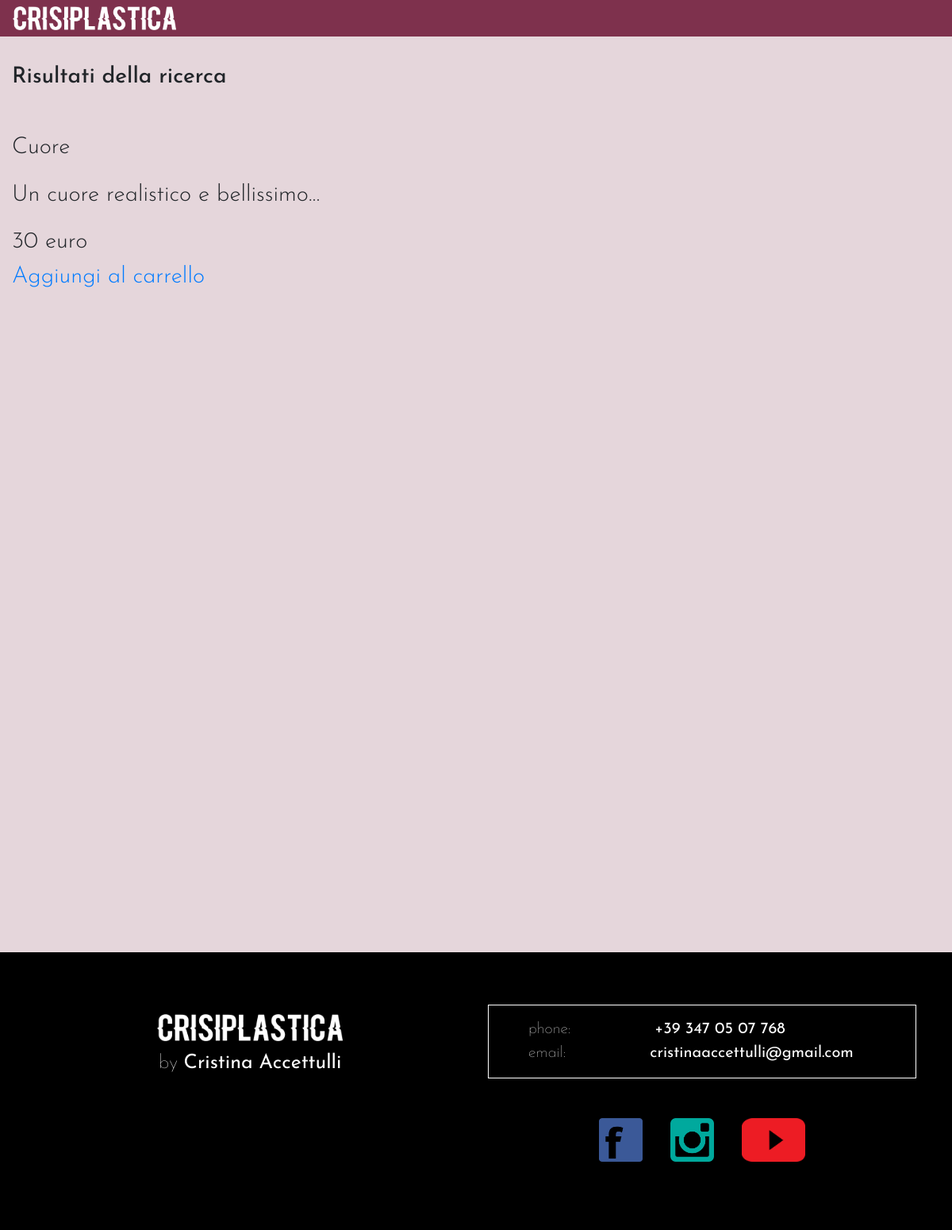
/ricerca.php?ricerca=Cuore, run on the app's committed database.
### tables this page shows
CREATE TABLE `articoli_cp` (
  `id` int(11) NOT NULL,
  `categoria` varchar(45) DEFAULT NULL,
  `nome` varchar(45) DEFAULT NULL,
  `note_realizzazione` varchar(10000) DEFAULT NULL,
  `prezzo` varchar(45) DEFAULT NULL,
  `nome_file` varchar(45) NOT NULL,
  `vendita` varchar(20) NOT NULL
);

### ricerca.php (the view, shortened to what this page needs)
<!DOCTYPE html>
<html lang="it">
  <head>
    <link rel="stylesheet" href="css/bootstrap.css">
    <link rel="stylesheet" href="css/crisiplastica_s.css">
    <link rel="stylesheet" type="text/css" href="fancybox/jquery.fancybox.css">
</head>
  <body style="height:100%;">
    <nav class="navbar navbar-expand-lg fixed-top navbar-dark">
        <img src="Images/logoCrisiplastica.png" height="30" alt="logo-crisiplastica">
    </nav>
      <header id="contenitore" class="container-fluid">
            <div class="container" id="sottopancia">
                <div class="row">
                    <div class="col" id="testo_sottop" style="border:0px solid blue;">
  <?php
        $connessione = new mysqli("localhost","root","root","prova");
        $query_ricerca = "SELECT * FROM articoli_cp where nome like '%".$_REQUEST["ricerca"]."%' limit 9";
  ?>
      <div class="row">
        <div class="cl-lg-12">
                  <h3>Risultati della ricerca</h3>
            <?php
              if (!($risultato = $connessione->query($query_ricerca)))
                die("Query sui prodotti fallita!");
              $i=1;
              $n=0;
              while ($riga = $risultato->fetch_array()) {
                    $id=$riga["id"];
                    $nome = $riga["nome"];
                    $note_realizzazione=substr($riga["note_realizzazione"],0,100)."...";
                    $prezzo=$riga["prezzo"];
                    $nome_file=$riga["nome_file"];
                    if ($i==1) {
                      echo "<div>";
                    }
                    echo "<div>";
                    echo "<div>";
                    echo "<article data-src='".$nome_file."'>";
                    echo "<p>$nome";
                    echo "<p>$note_realizzazione";
                    echo "<p> $prezzo euro";
                    echo "<br><a href='aggiungicarrello.php?id=".$id."'>Aggiungi al carrello</a>";
                    echo "</p>";
                    echo "</article>";
                    echo "</div>";
                    if ($i==3) {
                      echo "</div>";
                      $i=1;
                    } else {
                      $i++;
                    }
                    $n++;
              }
              if ($n>0 && $i!=1) {
                echo "</div>";
              }
            ?>
          </div>
                        </div>
                    </div>
                    </div>
                </div>
      </header>
      <footer>
        <div class="container_fluid" id="footer">
            <div class="container">
                <div class="row">
                    <div class="col" id="footer_logo" style="border: 0px solid red">
                        <img id="footer_logo_img" src="Images/logoCrisiplastica.png" alt="logo-crisiplastica">
                        <p style="margin-top:8px; margin-left:0;">by <b>Cristina Accettulli</b></p>
                    </div>
                    <div class="col" id="footer_contatti">
                        <div id="footer_cornice_contatti">
                            <p id="footer_p">phone: <b class="b_left"> +39 347 05 07 768 </b> <br />
                            email: <b class="b_left"> cristinaaccettulli@gmail.com </b> </p>
                        </div>
                    </div>
                </div>
                <div class="row">
                    <div class="col" style="border: 0px solid green">
                    </div>
                    <div class="col" id="footer_social" style="border: 0px solid yellow">
                        <a href="https://www.facebook.com/Crisiplastica/"><img class="footer_social_img" src="Images/facebook.png" alt="link_facebook_page"></a>
                        <a href="https://www.instagram.com/crisiplastica/" style="margin-right:30px; margin-left:30px";><img src="Images/instagram.png" class="footer_social_img" alt="link_instagram_page"></a>
                        <a href="https://www.youtube.com/channel/UCwSWNPoReBodEkhLW95v3vA"><img src="Images/you_tube.png" class="footer_social_img" alt="link_youtube_page"></a>
                    </div>
                </div>
            </div>
        </div>
      </footer>
  </body>
</html>

### css/crisiplastica_s.css (style rules this page uses)
nav { background-color:#7E314D; font-family: 'Josefin Sans', sans-serif; font-size:22px; font-weight: 100; }
#contenitore { padding:0px; height:1200px; width:100; background-color:#E5D6DB; }
#sottopancia { padding: 75px 0; }
#testo_sottop { text-align: left; padding-top: 7px; padding-right: 25px; font-family: 'Josefin Sans', sans-serif; font-weight: 300; font-size:29px; }
#footer { height: 350px; background-color: #000000; color: #fff; font-family: 'Josefin Sans', sans-serif; padding-top: 55px; font-weight:100; }
#footer_logo { padding-top: 20px; text-align: center; font-size: 25px; }
#footer_logo_img { height:34px; }
#footer_p { margin-left: 50px; padding-top: 15px; padding-bottom: 0; }
.b_left { margin-left:100px; }
#footer_cornice_contatti { border: 1px solid #fff; }
#footer_contatti { padding-top: 11px; text-align: left; font-size: 20px; border: 0px solid red; }
#footer_social { text-align: center; margin-top:35px; }
.footer_social_img { height: 55px; }

### data on the page
articoli_cp: nome "Cuore", note_realizzazione "Un cuore realistico e bellissimo...", prezzo "30"
